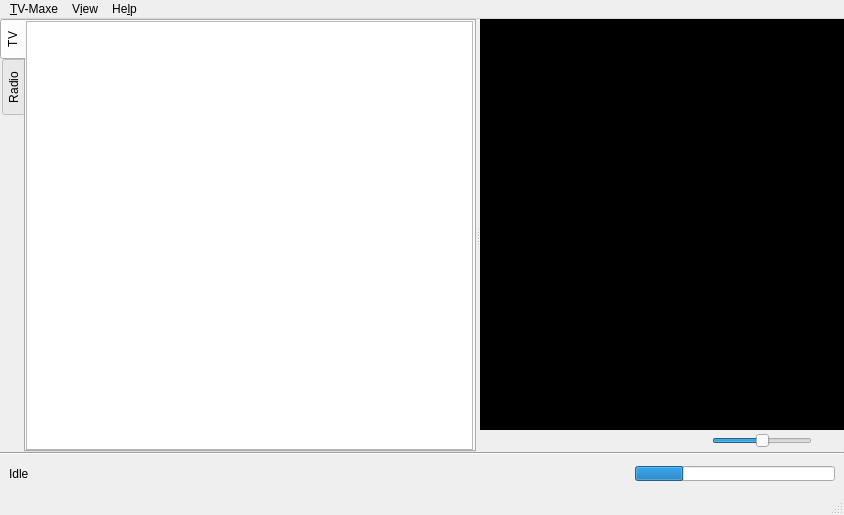
<?xml version="1.0" encoding="UTF-8"?>
<ui version="4.0">
 <class>MainWindow</class>
 <widget class="QMainWindow" name="MainWindow">
  <property name="geometry">
   <rect>
    <x>0</x>
    <y>0</y>
    <width>844</width>
    <height>515</height>
   </rect>
  </property>
  <property name="windowTitle">
   <string>TV-Maxe</string>
  </property>
  <widget class="QWidget" name="centralwidget">
   <layout class="QVBoxLayout" name="verticalLayout_3">
    <property name="spacing">
     <number>0</number>
    </property>
    <property name="leftMargin">
     <number>0</number>
    </property>
    <property name="topMargin">
     <number>0</number>
    </property>
    <property name="rightMargin">
     <number>0</number>
    </property>
    <property name="bottomMargin">
     <number>0</number>
    </property>
    <item>
     <widget class="QSplitter" name="splitter">
      <property name="sizePolicy">
       <sizepolicy hsizetype="Expanding" vsizetype="Expanding">
        <horstretch>0</horstretch>
        <verstretch>0</verstretch>
       </sizepolicy>
      </property>
      <property name="frameShape">
       <enum>QFrame::NoFrame</enum>
      </property>
      <property name="orientation">
       <enum>Qt::Horizontal</enum>
      </property>
      <property name="handleWidth">
       <number>4</number>
      </property>
      <widget class="QTabWidget" name="playlist_tab_widget">
       <property name="enabled">
        <bool>true</bool>
       </property>
       <property name="sizePolicy">
        <sizepolicy hsizetype="Preferred" vsizetype="Expanding">
         <horstretch>0</horstretch>
         <verstretch>0</verstretch>
        </sizepolicy>
       </property>
       <property name="minimumSize">
        <size>
         <width>100</width>
         <height>0</height>
        </size>
       </property>
       <property name="baseSize">
        <size>
         <width>200</width>
         <height>0</height>
        </size>
       </property>
       <property name="tabPosition">
        <enum>QTabWidget::West</enum>
       </property>
       <property name="currentIndex">
        <number>0</number>
       </property>
       <widget class="QWidget" name="tab_7">
        <attribute name="title">
         <string>TV</string>
        </attribute>
        <layout class="QVBoxLayout" name="verticalLayout_2">
         <property name="spacing">
          <number>0</number>
         </property>
         <property name="leftMargin">
          <number>0</number>
         </property>
         <property name="topMargin">
          <number>0</number>
         </property>
         <property name="rightMargin">
          <number>1</number>
         </property>
         <property name="bottomMargin">
          <number>0</number>
         </property>
         <item>
          <widget class="ChannelList" name="tv_channel_list">
           <property name="contextMenuPolicy">
            <enum>Qt::CustomContextMenu</enum>
           </property>
           <property name="sortingEnabled">
            <bool>true</bool>
           </property>
          </widget>
         </item>
        </layout>
       </widget>
       <widget class="QWidget" name="tab_8">
        <attribute name="title">
         <string>Radio</string>
        </attribute>
        <layout class="QVBoxLayout" name="verticalLayout_4">
         <property name="spacing">
          <number>0</number>
         </property>
         <property name="leftMargin">
          <number>0</number>
         </property>
         <property name="topMargin">
          <number>0</number>
         </property>
         <property name="rightMargin">
          <number>1</number>
         </property>
         <property name="bottomMargin">
          <number>0</number>
         </property>
         <item>
          <widget class="ChannelList" name="radio_channel_list">
           <property name="sortingEnabled">
            <bool>true</bool>
           </property>
          </widget>
         </item>
        </layout>
       </widget>
      </widget>
      <widget class="QWidget" name="layoutWidget">
       <layout class="QVBoxLayout" name="verticalLayout">
        <property name="spacing">
         <number>0</number>
        </property>
        <item>
         <widget class="QWidget" name="video_container" native="true">
          <property name="sizePolicy">
           <sizepolicy hsizetype="Expanding" vsizetype="Expanding">
            <horstretch>0</horstretch>
            <verstretch>0</verstretch>
           </sizepolicy>
          </property>
          <property name="styleSheet">
           <string notr="true">#video_container { background-color: rgb(0, 0, 0); }
</string>
          </property>
          <layout class="QHBoxLayout" name="horizontalLayout_2">
           <item>
            <layout class="QHBoxLayout" name="video_player_layout">
             <item>
              <widget class="VideoPlayer" name="video_player" native="true">
               <property name="sizePolicy">
                <sizepolicy hsizetype="Expanding" vsizetype="Expanding">
                 <horstretch>0</horstretch>
                 <verstretch>0</verstretch>
                </sizepolicy>
               </property>
               <property name="contextMenuPolicy">
                <enum>Qt::CustomContextMenu</enum>
               </property>
               <property name="styleSheet">
                <string notr="true">#video_player { background-color: rgb(0, 0, 0); }
</string>
               </property>
              </widget>
             </item>
            </layout>
           </item>
          </layout>
         </widget>
        </item>
        <item>
         <layout class="QHBoxLayout" name="horizontalLayout">
          <property name="sizeConstraint">
           <enum>QLayout::SetDefaultConstraint</enum>
          </property>
          <item>
           <widget class="QPushButton" name="play_btn">
            <property name="sizePolicy">
             <sizepolicy hsizetype="Maximum" vsizetype="Fixed">
              <horstretch>0</horstretch>
              <verstretch>0</verstretch>
             </sizepolicy>
            </property>
            <property name="maximumSize">
             <size>
              <width>32</width>
              <height>32</height>
             </size>
            </property>
            <property name="text">
             <string/>
            </property>
            <property name="flat">
             <bool>true</bool>
            </property>
           </widget>
          </item>
          <item>
           <widget class="QPushButton" name="stop_btn">
            <property name="sizePolicy">
             <sizepolicy hsizetype="Maximum" vsizetype="Fixed">
              <horstretch>0</horstretch>
              <verstretch>0</verstretch>
             </sizepolicy>
            </property>
            <property name="maximumSize">
             <size>
              <width>32</width>
              <height>32</height>
             </size>
            </property>
            <property name="text">
             <string/>
            </property>
            <property name="icon">
             <iconset>
              <normaloff>:/ico/icons/media-playback-stop.png</normaloff>:/ico/icons/media-playback-stop.png</iconset>
            </property>
            <property name="flat">
             <bool>true</bool>
            </property>
           </widget>
          </item>
          <item>
           <spacer name="horizontalSpacer">
            <property name="orientation">
             <enum>Qt::Horizontal</enum>
            </property>
            <property name="sizeType">
             <enum>QSizePolicy::Expanding</enum>
            </property>
            <property name="sizeHint" stdset="0">
             <size>
              <width>40</width>
              <height>20</height>
             </size>
            </property>
           </spacer>
          </item>
          <item>
           <widget class="QSlider" name="volume_slider">
            <property name="maximumSize">
             <size>
              <width>100</width>
              <height>16777215</height>
             </size>
            </property>
            <property name="maximum">
             <number>100</number>
            </property>
            <property name="value">
             <number>50</number>
            </property>
            <property name="orientation">
             <enum>Qt::Horizontal</enum>
            </property>
            <property name="tickPosition">
             <enum>QSlider::NoTicks</enum>
            </property>
           </widget>
          </item>
          <item>
           <widget class="QPushButton" name="fullscreen_btn">
            <property name="sizePolicy">
             <sizepolicy hsizetype="Maximum" vsizetype="Fixed">
              <horstretch>0</horstretch>
              <verstretch>0</verstretch>
             </sizepolicy>
            </property>
            <property name="maximumSize">
             <size>
              <width>32</width>
              <height>16777215</height>
             </size>
            </property>
            <property name="text">
             <string/>
            </property>
            <property name="icon">
             <iconset>
              <normaloff>:/ico/icons/view-fullscreen.png</normaloff>:/ico/icons/view-fullscreen.png</iconset>
            </property>
            <property name="flat">
             <bool>true</bool>
            </property>
           </widget>
          </item>
         </layout>
        </item>
       </layout>
      </widget>
     </widget>
    </item>
    <item>
     <widget class="Line" name="line">
      <property name="orientation">
       <enum>Qt::Horizontal</enum>
      </property>
     </widget>
    </item>
    <item>
     <widget class="QWidget" name="bottom_bar" native="true">
      <layout class="QHBoxLayout" name="bottom_layout" stretch="0,0,0">
       <property name="spacing">
        <number>0</number>
       </property>
       <property name="sizeConstraint">
        <enum>QLayout::SetNoConstraint</enum>
       </property>
       <item>
        <widget class="QLabel" name="progress_label">
         <property name="text">
          <string>Idle</string>
         </property>
        </widget>
       </item>
       <item>
        <spacer name="bottomSpacer">
         <property name="orientation">
          <enum>Qt::Horizontal</enum>
         </property>
         <property name="sizeHint" stdset="0">
          <size>
           <width>40</width>
           <height>20</height>
          </size>
         </property>
        </spacer>
       </item>
       <item>
        <widget class="QProgressBar" name="progress_bar">
         <property name="sizePolicy">
          <sizepolicy hsizetype="Maximum" vsizetype="Maximum">
           <horstretch>0</horstretch>
           <verstretch>0</verstretch>
          </sizepolicy>
         </property>
         <property name="minimumSize">
          <size>
           <width>200</width>
           <height>0</height>
          </size>
         </property>
         <property name="maximumSize">
          <size>
           <width>200</width>
           <height>15</height>
          </size>
         </property>
         <property name="value">
          <number>24</number>
         </property>
         <property name="textVisible">
          <bool>false</bool>
         </property>
         <property name="format">
          <string/>
         </property>
        </widget>
       </item>
      </layout>
     </widget>
    </item>
   </layout>
  </widget>
  <widget class="QMenuBar" name="menubar">
   <property name="geometry">
    <rect>
     <x>0</x>
     <y>0</y>
     <width>844</width>
     <height>28</height>
    </rect>
   </property>
   <widget class="QMenu" name="menuTV_Maxe">
    <property name="title">
     <string>&amp;TV-Maxe</string>
    </property>
    <widget class="QMenu" name="menuList">
     <property name="title">
      <string>&amp;Channel list</string>
     </property>
     <addaction name="actionAdd_Channel"/>
     <addaction name="actionFilter_Channel"/>
     <addaction name="actionRefresh_channel_list"/>
     <addaction name="separator"/>
     <addaction name="actionShow_Deleted_Channels"/>
    </widget>
    <addaction name="menuList"/>
    <addaction name="action_settings"/>
    <addaction name="separator"/>
    <addaction name="actionQuit"/>
   </widget>
   <widget class="QMenu" name="menuHelp">
    <property name="title">
     <string>He&amp;lp</string>
    </property>
    <addaction name="actionDiagnostics"/>
    <addaction name="actionAbout"/>
   </widget>
   <widget class="QMenu" name="menuView">
    <property name="title">
     <string>V&amp;iew</string>
    </property>
    <addaction name="actionFull_screen"/>
    <addaction name="actionShow_channel_list"/>
    <addaction name="separator"/>
    <addaction name="actionRadio_mode"/>
   </widget>
   <addaction name="menuTV_Maxe"/>
   <addaction name="menuView"/>
   <addaction name="menuHelp"/>
  </widget>
  <widget class="QStatusBar" name="statusbar"/>
  <action name="actionQuit">
   <property name="text">
    <string>&amp;Quit</string>
   </property>
  </action>
  <action name="actionAdd_Channel">
   <property name="text">
    <string>&amp;Add channel...</string>
   </property>
  </action>
  <action name="actionRefresh_channel_list">
   <property name="text">
    <string>&amp;Refresh</string>
   </property>
  </action>
  <action name="actionShow_Deleted_Channels">
   <property name="checkable">
    <bool>true</bool>
   </property>
   <property name="text">
    <string>&amp;Show deleted channels</string>
   </property>
  </action>
  <action name="actionFilter_Channel">
   <property name="text">
    <string>&amp;Filter...</string>
   </property>
  </action>
  <action name="actionFull_screen">
   <property name="checkable">
    <bool>true</bool>
   </property>
   <property name="text">
    <string>&amp;Full screen</string>
   </property>
  </action>
  <action name="actionShow_channel_list">
   <property name="checkable">
    <bool>true</bool>
   </property>
   <property name="text">
    <string>&amp;Hide channel list</string>
   </property>
  </action>
  <action name="actionRadio_mode">
   <property name="text">
    <string>&amp;Radio mode</string>
   </property>
  </action>
  <action name="actionDiagnostics">
   <property name="text">
    <string>&amp;Diagnostics...</string>
   </property>
  </action>
  <action name="actionAbout">
   <property name="text">
    <string>&amp;About...</string>
   </property>
  </action>
  <action name="action_settings">
   <property name="text">
    <string>&amp;Settings</string>
   </property>
  </action>
 </widget>
 <customwidgets>
  <customwidget>
   <class>ChannelList</class>
   <extends>QListWidget</extends>
   <header>channellist.h</header>
  </customwidget>
  <customwidget>
   <class>VideoPlayer</class>
   <extends>QWidget</extends>
   <header>videoplayer.h</header>
   <container>1</container>
  </customwidget>
 </customwidgets>
 <resources/>
 <connections>
  <connection>
   <sender>actionQuit</sender>
   <signal>triggered()</signal>
   <receiver>MainWindow</receiver>
   <slot>close()</slot>
   <hints>
    <hint type="sourcelabel">
     <x>-1</x>
     <y>-1</y>
    </hint>
    <hint type="destinationlabel">
     <x>353</x>
     <y>219</y>
    </hint>
   </hints>
  </connection>
  <connection>
   <sender>action_settings</sender>
   <signal>triggered()</signal>
   <receiver>MainWindow</receiver>
   <slot>openSettings()</slot>
   <hints>
    <hint type="sourcelabel">
     <x>-1</x>
     <y>-1</y>
    </hint>
    <hint type="destinationlabel">
     <x>421</x>
     <y>257</y>
    </hint>
   </hints>
  </connection>
 </connections>
 <slots>
  <slot>openSettings()</slot>
 </slots>
</ui>
